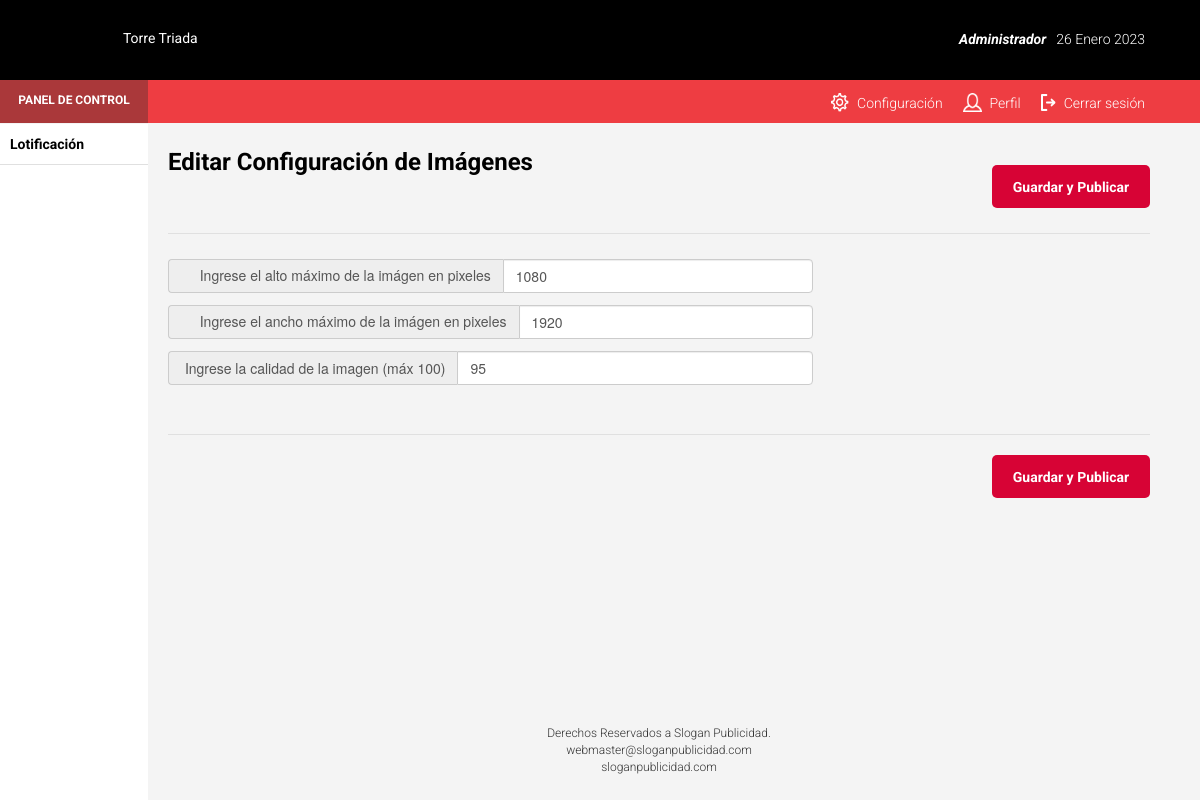
The page /admin/formimgconfiguracion.php (signed in) on the database its author committed.
### tables this page shows
CREATE TABLE `imgconfig` (
  `idconfiguracion` int(3) NOT NULL,
  `alto` varchar(10) NOT NULL,
  `ancho` varchar(10) NOT NULL,
  `calidad` varchar(3) NOT NULL,
  `prefijo` varchar(250) NOT NULL
);

### admin/clases/conexion.php (called while the page is built, shortened)
<?php
class conexion
{
var $host;
var $user;
var $password;
var $bd;
var $conexion;
	function conexion()
	{
		$this->host='localhost';
		$this->user='root';
		$this->password='';
		$this->bd='proyecto';
	}
	function conectar()
	{
		$this->conexion= mysqli_connect($this->host, $this->user, $this->password);
		mysqli_select_db($this->conexion, $this->bd);
	}
	function ejecutar_sentencia($consulta)
	{
		$resultados=mysqli_query($this->conexion,$consulta);
		return $resultados;
	}
}
?>

### admin/clases/imgconfig.php (called while the page is built, shortened)
<?php
include_once('conexion.php');
class imgconfig
{
	  var $idconfiguracion;
	  function imgconfig($idc=1,$alto='',$ancho='',$calidad='')
	  {
		  $this->idconfiguracion=$idc;
	  }
	function obtenerimgconfig()
	{
	  $sql="select idconfiguracion, alto, ancho, calidad from imgconfig where idconfiguracion=".$this->idconfiguracion.";";
	  $con=new conexion();
	  $resultados=$con->ejecutar_sentencia($sql);
	  while ($fila=mysqli_fetch_array($resultados))
	  {
		$this->idconfiguracion=$fila['idconfiguracion'];
		$this->altomaximo=$fila['alto'];
		$this->anchomaximo=$fila['ancho'];
		$this->calidad=$fila['calidad'];
	  }
	}
}
?>

### admin/clases/seguridad.php (called while the page is built, shortened)
<?php
include_once('conexion.php');
include_once('usuario.php');
include_once('permiso.php');
include_once('tiposusuarioxpermiso.php');
class seguridad
{
	var $usuario;
	var $permiso;
	var $tipousuarioxpermiso;
	function seguridad()
	{
		$this->usuario= new usuario('','','','','');
		$this->permiso= new permiso('','','','');
		$this->tipousuarioxpermiso= new tiposusuarioxpermiso(0,0);
	}
	function valida_permiso_usuario($idusuario, $clavepermiso)
	{
		$this->usuario->idusuario=$idusuario;
		$this->permiso->clavepermiso=$clavepermiso;
		$this->usuario->obten_usuario();
		$this->usuario->obtener_tipo_usuario();
		$this->permiso->obtener_permisoclave();
		$this->tipousuarioxpermiso->idtipousuario=$this->usuario->tiposusuario->idtipousuario;
		$this->tipousuarioxpermiso->idpermiso=$this->permiso->idpermiso;
	return $this->tipousuarioxpermiso->existe_rol_permiso();
	}
}
?>

### admin/clases/datosusuario.php (called while the page is built, shortened)
<?php
include_once('conexion.php');
class datosusuario
{
	var $idusuario;
	function datosusuario($id=0,$nom='',$mail='',$tel='')
	{
			$this->idusuario=$id;
	}
	function obtener_datos_usuario()
	{
		$con = new conexion();
		$sql="SELECT * FROM datosusuario WHERE idusuario='".$this->idusuario."';";
		$registro=$con->ejecutar_sentencia($sql);
	}
	}
?>

### admin/clases/usuario.php (called while the page is built, shortened)
<?php
include_once('conexion.php');
include_once('tipousuario.php');
include_once('datosusuario.php');
class usuario
{
	var $idusuario;
	var $tiposusuario;
	function usuario($a = 0, $b = '', $c = '', $stat = 0, $idtipo = 0)
	{
		$this->idusuario=$a;
		$this->tiposusuario= new tipousuario($idtipo,'','');
		$this->tiposusuario->idtipousuario=$idtipo;
	}
	function obtener_tipo_usuario()
	{
		$this->tiposusuario->obtener_tipousuario();
	}
	function obten_usuario()
	{
		$conexion=new conexion();
		$sql="select idusuario,nomusuario,password,status,idtipousuario from usuario where idusuario='".$this->idusuario."'";
		$result=$conexion->ejecutar_sentencia($sql);
		while($row=mysqli_fetch_array($result))
		{
			$this->idusuario=$row['idusuario'];
			$this->tiposusuario->idtipousuario=$row['idtipousuario'];
		}
	}
}
?>

### admin/clases/tipousuario.php (called while the page is built, shortened)
<?php
include_once('conexion.php');
class tipousuario
{
  var $idtipousuario;
  function tipousuario($a=0,$b='',$stat=0)
  {
	  $this->idtipousuario=$a;
  }
  function obtener_tipousuario()
  {
	  $sql="select idtipousuario, nomtipousuario, status from tiposusuario where idtipousuario='".$this->idtipousuario."'";
	  $con=new conexion();
	  $resultados=$con->ejecutar_sentencia($sql);
	  while ($fila=mysqli_fetch_array($resultados))
	  {
		  $this->idtipousuario=$fila['idtipousuario'];
	  }
  }
}
?>

### admin/clases/permiso.php (called while the page is built, shortened)
<?php
include_once('conexion.php');
class permiso
{
	  var $clavepermiso;
	  function permiso($idp=0,$nomp='',$clavep='',$stat=0)
	  {
		  $this->clavepermiso=$clavep;
	  }
	function obtener_permisoclave()
	{
	  $sql="select idpermiso from permiso where clavepermiso='".$this->clavepermiso."';";
	  $con= new conexion();
	  $resultados=$con->ejecutar_sentencia($sql);
	  while ($fila=mysqli_fetch_array($resultados))
	  {
		$this->idpermiso=$fila['idpermiso'];
	  }
	}
}
?>

### admin/clases/tiposusuarioxpermiso.php (called while the page is built, shortened)
<?php
include_once('conexion.php');
class tiposusuarioxpermiso
{
var $idtipousuario;
var $idpermiso;
function tiposusuarioxpermiso($idtipousuario=0,$idpermiso=0)
{
$this->idtipousuario=$idtipousuario;
$this->idpermiso=$idpermiso;
}
function existe_rol_permiso()
{
$bandera=0;
$con=new conexion();
$sql='select idpermiso,idtipousuario from tipousuarioxpermiso where idtipousuario="'.$this->idtipousuario.'" and idpermiso="'.$this->idpermiso.'"';
$resultados=$con->ejecutar_sentencia($sql);
while ($fila=mysqli_fetch_array($resultados))
{
$bandera=1;
}
return $bandera;
}
}
?>

### admin/formimgconfiguracion.php (the view, shortened to what this page needs)
<?php
	include_once('clases/imgconfig.php');
	include_once('clases/seguridad.php');
	$seguridad = new seguridad();
	$operacion = 'modificarconfigimg';
	$palabra = 'Editar Configuración de Imágenes';
	$temporal = new imgconfig();
	$temporal->obtenerimgconfig();
?>
<?php
include('header.html');
include('menu.php');
?>
        <div id="page-content-wrapper">
            <div class="page-content inset">
                <div class="row rowedit">
                <div class="col-lg-12 col-md-12 col-sm-12 col-xs-12">
                	</div>
                    <div class="col-lg-6 col-md-6 col-sm-12 col-xs-12">
                        <p class="titulo"><?php echo $palabra;?></p>
                    </div>
                    <div class="col-lg-6 col-md-6 col-sm-12 col-xs-12">
                    	<form id="form-validation" action="operaciones.php" method="post" name="form1" onsubmit="return validar_campos()">
                    		<button type="submit" <?php if($seguridad->valida_permiso_usuario($_SESSION['idusuario'],$clave)==0) echo ' disabled ';?> name="operaciones" value="<?php echo $operacion; ?>" class="buttonguardar">Guardar y Publicar</button>
                    </div>
                    <div class="col-lg-12 col-md-12 col-sm-12 col-xs-12">
                    	<hr class="hrmenu">
                    </div>
                    <div class="clearfix"></div>
                     <div class="col-lg-12 col-md-12 col-sm-12 col-xs-12">
                    </div>
                    <div class="col-lg-8 col-md-12 col-sm-12 col-xs-12 espacios">
                        <div id="altomaximo" class="input-group espacios" >
                            <span class="input-group-addon es"><i class="fa fa-image"></i> <i class="fa fa-arrows-v"></i> Ingrese el alto máximo de la imágen en pixeles</span>
                            <input name="altomaximo" type="number" class="form-control" placeholder="Ej: 800" value="<?php echo $temporal->altomaximo ?>">
                        </div>
                        <div id="anchomaximo" class="input-group espacios" >
                            <span class="input-group-addon es"><i class="fa fa-image"></i> <i class="fa fa-arrows-h"></i> Ingrese el ancho máximo de la imágen en pixeles</span>
                            <input name="anchomaximo" type="number" class="form-control" placeholder="Ej: 800" value="<?php echo $temporal->anchomaximo ?>">
                        </div>
                        <div id="calidad" class="input-group espacios" >
                            <span class="input-group-addon es"><i class="fa fa-line-chart"></i> Ingrese la calidad de la imagen (máx 100)</span>
                            <input name="calidad" type="number" class="form-control" min="1" max="100" placeholder="Ej: 90 (más alto es mejor)" value="<?php echo $temporal->calidad ?>">
                        </div>
                    </div>
                    <div class="col-lg-5 col-md-6 col-sm-12 col-xs-12 espacios">
                   	</div>
                    <div class="col-lg-12 col-md-12 col-sm-12 col-xs-12">
                    	<hr class="hrmenu">
                    </div>
                    <div class="clearfix"></div>
                    <div class="col-lg-12 col-md-12 col-sm-12 col-xs-12">
                    		<button type="submit" <?php if($seguridad->valida_permiso_usuario($_SESSION['idusuario'],$clave)==0) echo ' disabled ';?> name="operaciones" value="<?php echo $operacion; ?>" class="buttonguardar">Guardar y Publicar</button>
                    </div>
                    <footer id="footer">
                    	<div class="col-lg-12 col-md-12 col-sm-12 col-xs-12 text-center">
												Derechos Reservados a Slogan Publicidad.
                        <br>
                        webmaster@sloganpublicidad.com
                        <br>
                        sloganpublicidad.com
                    	</div>
                    </footer>
                </div>
            </div>
        </div>
    </div>
</body>
</html>

### admin/css/styles.css (style rules this page uses)
html,body { opacity: 0 }
#navBlack { padding:0; margin-bottom:0; padding-top:0; padding-bottom:0; background-color:#000; height:80px; }
#username { font-family: 'Roboto', sans-serif; font-weight:700; font-style:italic; font-size:14px; float:right; color:#FFF; margin: 29px 10px 0 0; }
#fecha { font-family: 'Roboto', sans-serif; font-weight:300; font-size:14px; float:right; color:#FFF; margin: 29px 40px 0 0; }
#urlLocker { font-family: 'Roboto', sans-serif; font-weight:400; font-size:14px; color:#FFF; position: relative; bottom: 7px }
#navBlue { padding:0; margin-bottom:0; padding-top:0; padding-bottom:0; background-color: #ee3d42; height:43px; top:80px; z-index: 1; }
#barraazul { background-color: #aa383a; height:43px; width:148px; position:absolute; left:0; }
#panel { font-family: 'Roboto', sans-serif; font-weight:700; font-size:12px; color:#FFF; text-align:center; margin: 12px 0 0 0; }
.imgresources { margin: -4px 8px 0 0; }
.letras { font-family: 'Roboto', sans-serif; font-weight: 300; font-size: 14px; color: #FFF; }
ul { margin-top:0; margin-bottom:0; list-style:none; }
#ulmenu li { display: block; float: right; cursor: pointer; }
.limenu { margin: 12px 20px 0 0px; cursor: pointer; }
#li1 { margin: 12px 40px 0 0; cursor: pointer; }
body { background-color: #f4f4f4; }
.titulo { font-family: 'Roboto', sans-serif; font-weight:700; font-size:24px; color:#000; float:left; margin: 0px 0 0px 0; }
.rowedit { padding: 0 30px 0 0; }
.espacios { margin: 12px 0 12px 0; }
footer { font-family: 'Roboto', sans-serif; font-size:12px; font-weight:300 !important;; }
.buttonguardar { background-color:#d70335; -webkit-border-top-left-radius:5px; -moz-border-radius-topleft:5px; border-top-left-radius:5px; -webkit-border-top-right-radius:5px; -moz-border-radius-topright:5px; border-top-right-radius:5px; -webkit-border-bottom-right-radius:5px; -moz-border-radius-bottomright:5px; border-bottom-right-radius:5px; -webkit-border-bottom-left-radius:5px; -moz-border-radius-bottomleft:5px; border-bottom-left-radius:5px; text-indent:0px; display:inline-block; color:#ffffff; font-family: 'Roboto', sans-serif; font-size:14px; font-weight:700; font-style:normal; height:43px; line-height:36px; width:158px; text-decoration:none; text-align:center; border: none; float:right; margin: 20px 0 25px 0; }

### admin/css/simple-sidebar.css (style rules this page uses)
#page-content-wrapper { width: 100%; height: 100%; }
.hrmenu { margin-top: 0px; margin-bottom: 0px; border: 1px; border-top: 1px solid #E0E0E0; }
.inset { padding: 20px; }

### rows shown on the page
imgconfig: altomaximo "1080", anchomaximo "1920", calidad "95"

### other values the page prints
$palabra "Editar Configuración de Imágenes"
